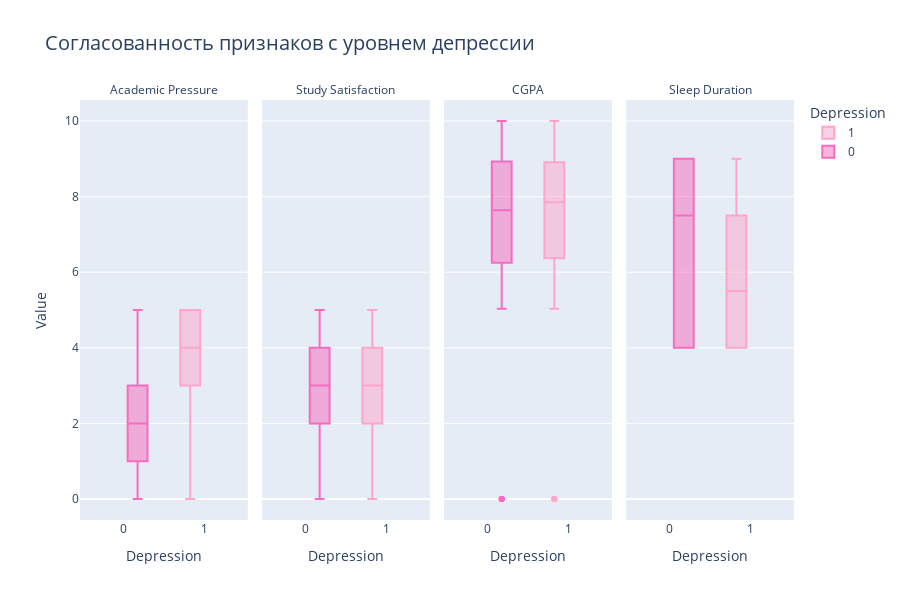

Notebook cell for this chart:
### Markdown cell above
**5) Проверка на согласованность признаков**

### Code cell
num_cols = ["Academic Pressure", "Study Satisfaction", "CGPA", "Sleep Duration"]
fig = px.box(
    df.melt(id_vars="Depression", value_vars=num_cols, var_name="Feature", value_name="Value"),
    x="Depression",
    y="Value",
    facet_col="Feature",
    color="Depression", 
    color_discrete_sequence=["#FDA5CB", "#F86CBE", "#CF4343", "#D3134D"],
    title="Согласованность признаков с уровнем депрессии",
    height=600
)
fig.update_layout(
    title_font=dict(size=20),
    font=dict(size=12),
    coloraxis_colorbar=dict(title="Depression"),
    boxmode="group"
)
fig.for_each_annotation(lambda a: a.update(text=a.text.split("=")[-1]))
fig.show()

### Figure 1 — Plotly figure (JSON) as saved in the notebook; plotly's stock layout.template omitted (floating-point values rounded to 4 significant figures; data arrays with more than 128 entries replaced by an {"elided": "..."} marker saying what was removed)
{"data": [{"alignmentgroup": "True", "hovertemplate": "Depression=%{x}<br>Feature=Academic Pressure<br>Value=%{y}<extra></extra>", "legendgroup": "1", "marker": {"color": "#FDA5CB"}, "name": "1", "notched": false, "offsetgroup": "1", "orientation": "v", "showlegend": true, "type": "box", "x": {"elided": "16327 int values"}, "x0": " ", "xaxis": "x", "y": {"elided": "16327 float values"}, "y0": " ", "yaxis": "y"}, {"alignmentgroup": "True", "hovertemplate": "Depression=%{x}<br>Feature=Study Satisfaction<br>Value=%{y}<extra></extra>", "legendgroup": "1", "marker": {"color": "#FDA5CB"}, "name": "1", "notched": false, "offsetgroup": "1", "orientation": "v", "showlegend": false, "type": "box", "x": {"elided": "16327 int values"}, "x0": " ", "xaxis": "x2", "y": {"elided": "16327 float values"}, "y0": " ", "yaxis": "y2"}, {"alignmentgroup": "True", "hovertemplate": "Depression=%{x}<br>Feature=CGPA<br>Value=%{y}<extra></extra>", "legendgroup": "1", "marker": {"color": "#FDA5CB"}, "name": "1", "notched": false, "offsetgroup": "1", "orientation": "v", "showlegend": false, "type": "box", "x": {"elided": "16327 int values"}, "x0": " ", "xaxis": "x3", "y": {"elided": "16327 float values"}, "y0": " ", "yaxis": "y3"}, {"alignmentgroup": "True", "hovertemplate": "Depression=%{x}<br>Feature=Sleep Duration<br>Value=%{y}<extra></extra>", "legendgroup": "1", "marker": {"color": "#FDA5CB"}, "name": "1", "notched": false, "offsetgroup": "1", "orientation": "v", "showlegend": false, "type": "box", "x": {"elided": "16327 int values"}, "x0": " ", "xaxis": "x4", "y": {"elided": "16327 float values"}, "y0": " ", "yaxis": "y4"}, {"alignmentgroup": "True", "hovertemplate": "Depression=%{x}<br>Feature=Academic Pressure<br>Value=%{y}<extra></extra>", "legendgroup": "0", "marker": {"color": "#F86CBE"}, "name": "0", "notched": false, "offsetgroup": "0", "orientation": "v", "showlegend": true, "type": "box", "x": {"elided": "11556 int values"}, "x0": " ", "xaxis": "x", "y": {"elided": "11556 float values"}, "y0": " ", "yaxis": "y"}, {"alignmentgroup": "True", "hovertemplate": "Depression=%{x}<br>Feature=Study Satisfaction<br>Value=%{y}<extra></extra>", "legendgroup": "0", "marker": {"color": "#F86CBE"}, "name": "0", "notched": false, "offsetgroup": "0", "orientation": "v", "showlegend": false, "type": "box", "x": {"elided": "11556 int values"}, "x0": " ", "xaxis": "x2", "y": {"elided": "11556 float values"}, "y0": " ", "yaxis": "y2"}, {"alignmentgroup": "True", "hovertemplate": "Depression=%{x}<br>Feature=CGPA<br>Value=%{y}<extra></extra>", "legendgroup": "0", "marker": {"color": "#F86CBE"}, "name": "0", "notched": false, "offsetgroup": "0", "orientation": "v", "showlegend": false, "type": "box", "x": {"elided": "11556 int values"}, "x0": " ", "xaxis": "x3", "y": {"elided": "11556 float values"}, "y0": " ", "yaxis": "y3"}, {"alignmentgroup": "True", "hovertemplate": "Depression=%{x}<br>Feature=Sleep Duration<br>Value=%{y}<extra></extra>", "legendgroup": "0", "marker": {"color": "#F86CBE"}, "name": "0", "notched": false, "offsetgroup": "0", "orientation": "v", "showlegend": false, "type": "box", "x": {"elided": "11556 int values"}, "x0": " ", "xaxis": "x4", "y": {"elided": "11556 float values"}, "y0": " ", "yaxis": "y4"}], "layout": {"annotations": [{"font": {}, "showarrow": false, "text": "Academic Pressure", "x": 0.1175, "xanchor": "center", "xref": "paper", "y": 1, "yanchor": "bottom", "yref": "paper"}, {"font": {}, "showarrow": false, "text": "Study Satisfaction", "x": 0.3725, "xanchor": "center", "xref": "paper", "y": 1, "yanchor": "bottom", "yref": "paper"}, {"font": {}, "showarrow": false, "text": "CGPA", "x": 0.6275, "xanchor": "center", "xref": "paper", "y": 1, "yanchor": "bottom", "yref": "paper"}, {"font": {}, "showarrow": false, "text": "Sleep Duration", "x": 0.8825, "xanchor": "center", "xref": "paper", "y": 1, "yanchor": "bottom", "yref": "paper"}], "boxmode": "group", "coloraxis": {"colorbar": {"title": {"text": "Depression"}}}, "font": {"size": 12}, "height": 600, "legend": {"title": {"text": "Depression"}, "tracegroupgap": 0}, "title": {"font": {"size": 20}, "text": "Согласованность признаков с уровнем депрессии"}, "xaxis": {"anchor": "y", "categoryarray": [1, 0], "categoryorder": "array", "domain": [0, 0.235], "title": {"text": "Depression"}}, "xaxis2": {"anchor": "y2", "categoryarray": [1, 0], "categoryorder": "array", "domain": [0.255, 0.49], "matches": "x", "title": {"text": "Depression"}}, "xaxis3": {"anchor": "y3", "categoryarray": [1, 0], "categoryorder": "array", "domain": [0.51, 0.745], "matches": "x", "title": {"text": "Depression"}}, "xaxis4": {"anchor": "y4", "categoryarray": [1, 0], "categoryorder": "array", "domain": [0.765, 1.0], "matches": "x", "title": {"text": "Depression"}}, "yaxis": {"anchor": "x", "domain": [0, 1], "title": {"text": "Value"}}, "yaxis2": {"anchor": "x2", "domain": [0, 1], "matches": "y", "showticklabels": false}, "yaxis3": {"anchor": "x3", "domain": [0, 1], "matches": "y", "showticklabels": false}, "yaxis4": {"anchor": "x4", "domain": [0, 1], "matches": "y", "showticklabels": false}}}
